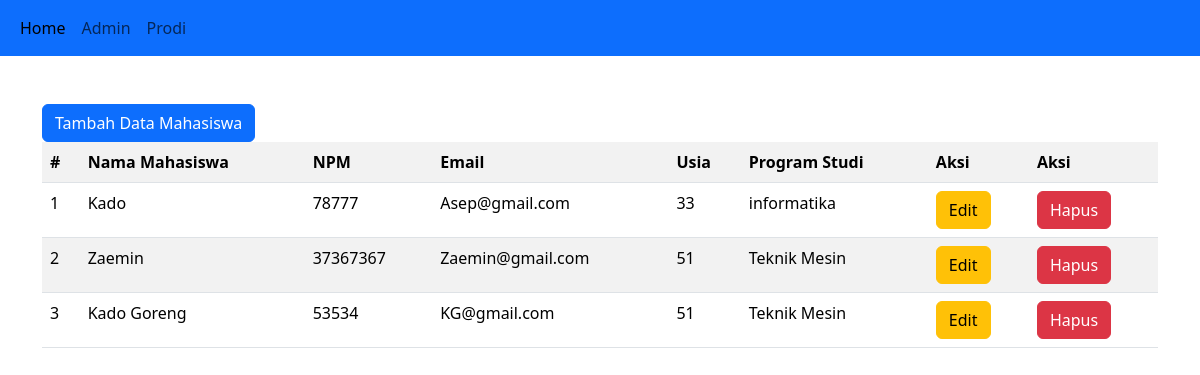
The app's page /admin.php with its own data.
### tables this page shows
CREATE TABLE `mahasiswa` (
  `id` int(11) NOT NULL,
  `nama_mahasiswa` char(30) NOT NULL,
  `npm` int(11) NOT NULL,
  `email` varchar(30) NOT NULL,
  `usia` varchar(225) NOT NULL,
  `prodi` char(20) NOT NULL
);

### admin.php (the view, shortened to what this page needs)
<?php
include 'koneksi.php';
?>
<!DOCTYPE html>
<html lang="en">
<head>
    <link href="https://cdn.jsdelivr.net/npm/bootstrap@5.3.2/dist/css/bootstrap.min.css" rel="stylesheet">
</head>
<nav class="navbar navbar-expand-lg bg-primary ">
  <div class="container-fluid">
    <div class="collapse navbar-collapse" id="navbarNav">
      <ul class="navbar-nav">
        <li class="nav-item">
          <a class="nav-link active" aria-current="page" href="index.php">Home</a>
        </li>
        <li class="nav-item">
          <a class="nav-link" href="admin.php">Admin</a>
        </li>
        <li class="nav-item">
          <a class="nav-link" href="prodi.php">Prodi</a>
        </li>
      </ul>
</nav>
<body>
    <div class="container mt-5">
        <a href="tambah_mahasiswa.php" class="btn btn-primary">Tambah Data Mahasiswa</a>
        <table class="table table-striped">
            <tr>
                <th>#</th>
                <th>Nama Mahasiswa</th>
                <th>NPM</th>
                <th>Email</th>
                <th>Usia</th>
                <th>Program Studi</th>
                <th>Aksi</th>
                <th>Aksi</th>
            </tr>
            <?php
            $query = "SELECT * from mahasiswa";
            $data = mysqli_query($conn,$query);
            $no=1;
            while($row = mysqli_fetch_array($data)){
            ?>
            <tr>
                <td><?= $no ?></td>
                <td><?= $row['nama_mahasiswa'] ?></td>
                <td><?= $row['npm'] ?></td>
                <td><?= $row['email'] ?></td>
                <td><?= $row['usia'] ?></td>
                <td><?= $row['prodi'] ?></td>
                <td><a href="edit_mahasiswa.php?id=<?= $row['id'] ?>" class="btn btn-warning">Edit</a></td>
                <td><a href="hapus_mahasiswa.php?id=<?= $row['id'] ?>" class="btn btn-danger">Hapus</a></td>
            </tr>
            <?php $no++; } ?>
        </table>
    </div>
</body>
</html>

### records on screen
mahasiswa: nama_mahasiswa "Kado", npm "78777", email "Asep@gmail.com", usia "33", prodi "informatika"
mahasiswa: nama_mahasiswa "Zaemin", npm "37367367", email "Zaemin@gmail.com", usia "51", prodi "Teknik Mesin"
mahasiswa: nama_mahasiswa "Kado Goreng", npm "53534", email "KG@gmail.com", usia "51", prodi "Teknik Mesin"
